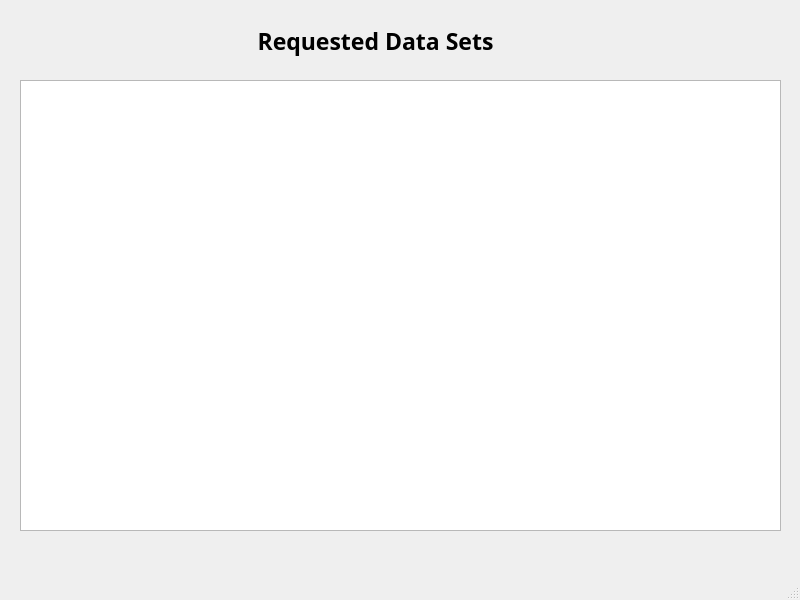
<?xml version="1.0" encoding="UTF-8"?>
<ui version="4.0">
 <class>MainWindow</class>
 <widget class="QMainWindow" name="MainWindow">
  <property name="geometry">
   <rect>
    <x>0</x>
    <y>0</y>
    <width>800</width>
    <height>600</height>
   </rect>
  </property>
  <property name="windowTitle">
   <string>MainWindow</string>
  </property>
  <widget class="QWidget" name="centralwidget">
   <widget class="QListWidget" name="listWidget">
    <property name="geometry">
     <rect>
      <x>20</x>
      <y>80</y>
      <width>761</width>
      <height>451</height>
     </rect>
    </property>
   </widget>
   <widget class="QLabel" name="label">
    <property name="geometry">
     <rect>
      <x>150</x>
      <y>20</y>
      <width>451</width>
      <height>41</height>
     </rect>
    </property>
    <property name="font">
     <font>
      <family>MS Reference Sans Serif</family>
      <pointsize>17</pointsize>
      <weight>75</weight>
      <bold>true</bold>
      <underline>false</underline>
     </font>
    </property>
    <property name="text">
     <string>Requested Data Sets</string>
    </property>
    <property name="alignment">
     <set>Qt::AlignCenter</set>
    </property>
   </widget>
  </widget>
  <widget class="QMenuBar" name="menubar">
   <property name="geometry">
    <rect>
     <x>0</x>
     <y>0</y>
     <width>800</width>
     <height>21</height>
    </rect>
   </property>
  </widget>
  <widget class="QStatusBar" name="statusbar"/>
 </widget>
 <resources/>
 <connections/>
</ui>
